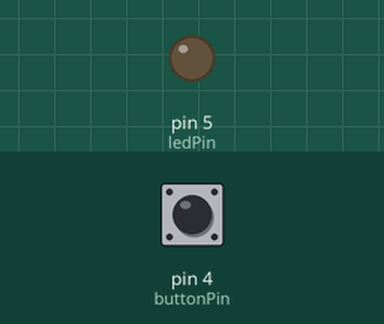
Recording of a sketch running on a simulated Arduino Uno, built with avr-gcc and run on an emulated ATmega328P. On the bench: output pins drawn as LEDs (lit = HIGH). Inputs (shaded band) come from the test bench; at power-on: pin 4 (buttonPin) HIGH. What the sketch prints to the serial monitor is not drawn.

Above: at 1.2 s.
1.3 s: pin 4 (buttonPin) pulled LOW for 0.15 s
At 2.3 s:
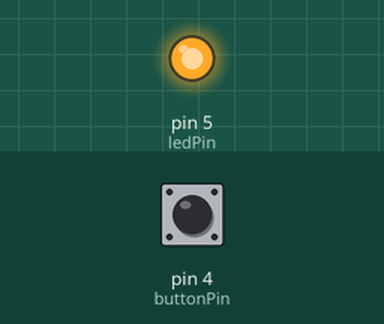
2.9 s: pin 4 (buttonPin) pulled LOW for 1 s
At 3.5 s:
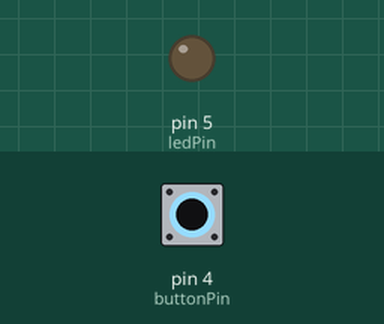
5.4 s: pin 4 (buttonPin) pulled LOW for 3.2 s
At 6.6 s:
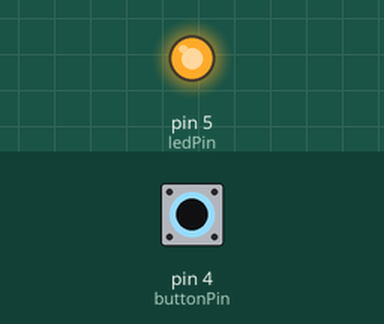
Timing chart, 0 to 8.4 s (numbered marks = the images above; inputs shaded):
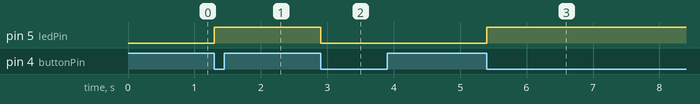

The sketch:

03-input-pullup-toggle.ino
```cpp
// set pin numbers
const int buttonPin = 4;  // the number of the pushbutton pin
const int ledPin =  5;    // the number of the LED pin

// variable for storing the pushbutton status
int buttonState = 0;

// variable for storing the button status from the previous loop pass
int lastButtonState = HIGH;  // HIGH because the released button reads HIGH with INPUT_PULLUP

// variable for remembering whether the LED is currently on or off
bool ledState = false;

void setup() {
  Serial.begin(115200);
  // initialize the pushbutton pin as an input with the internal pull-up resistor
  pinMode(buttonPin, INPUT_PULLUP);
  // initialize the LED pin as an output
  pinMode(ledPin, OUTPUT);
}

void loop() {
  // read the state of the pushbutton value
  buttonState = digitalRead(buttonPin);
  Serial.println(buttonState);

  // detect a NEW press: the button is LOW now (pressed), but was HIGH on the previous pass
  if (buttonState == LOW && lastButtonState == HIGH) {
    // flip the LED state (true becomes false, false becomes true)
    ledState = !ledState;
    // write the new state to the LED pin
    digitalWrite(ledPin, ledState);
    // wait for the button contacts to stop bouncing (debounce)
    delay(50);
  }

  // remember the current button state for the next pass
  lastButtonState = buttonState;
}
```

Measured:
- after the input at 1.3 s, pin 5 (ledPin): LOW → HIGH at once
- after the input at 2.9 s, pin 5 (ledPin): HIGH → LOW at once
- after the input at 5.4 s, pin 5 (ledPin): LOW → HIGH at once
